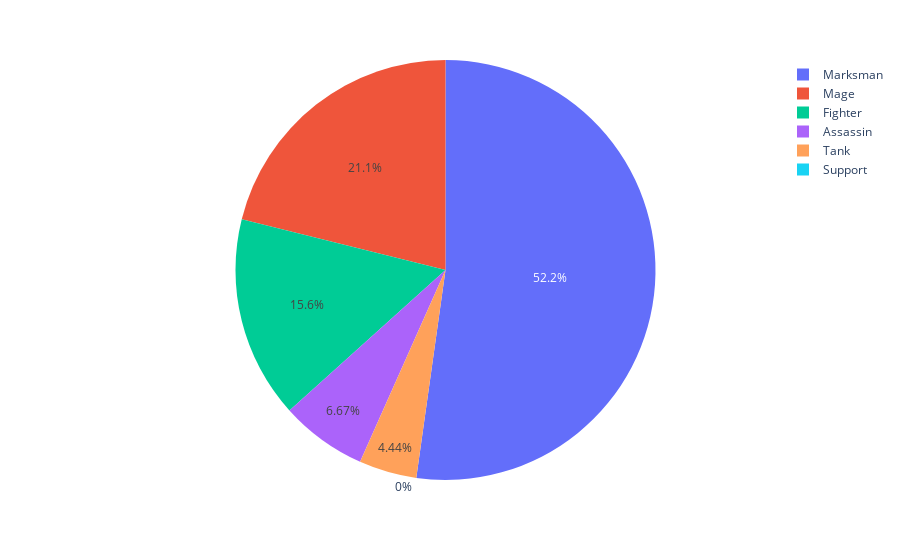

Here is the notebook cell this chart was saved with:
### Code cell
px.pie(count, values="highestChampionDamage", names="role")

### Figure 1 — Plotly figure (JSON) as saved in the notebook; plotly's stock layout.template omitted (floating-point values rounded to 4 significant figures)
{"data": [{"domain": {"x": [0.0, 1.0], "y": [0.0, 1.0]}, "hovertemplate": "role=%{label}<br>highestChampionDamage=%{value}<extra></extra>", "labels": ["Assassin", "Fighter", "Mage", "Marksman", "Support", "Tank"], "legendgroup": "", "name": "", "showlegend": true, "type": "pie", "values": [6, 14, 19, 47, 0, 4]}], "layout": {"legend": {"tracegroupgap": 0}, "margin": {"t": 60}}}
